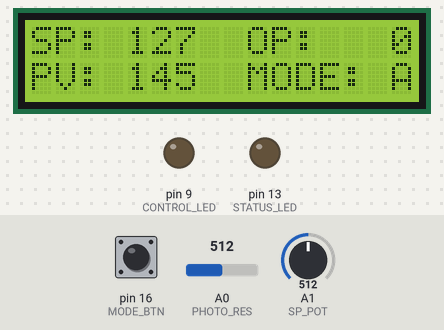
Simulated run of this sketch. Board: Arduino Uno, built with avr-gcc and run on an emulated ATmega328P. Parts: 16×2 character LCD, output pins drawn as LEDs (lit = HIGH). Inputs (shaded band) come from the test bench; at power-on: pin 16 (MODE_BTN) HIGH, A1 (SP_POT) = 512, A0 (PHOTO_RES) = 512. What the sketch prints to the serial monitor is not drawn.

Above: at 3.6 s.
3.7 s: pin 16 (MODE_BTN) pulled LOW for 0.15 s
At 4.1 s:
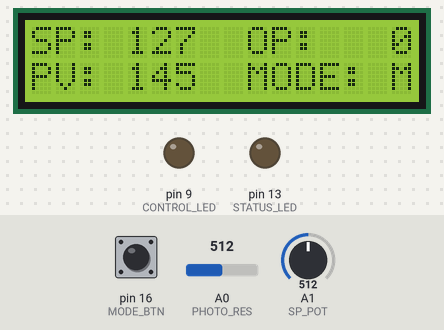
4.4 s: A1 (SP_POT) set to 716
At 5.8 s:
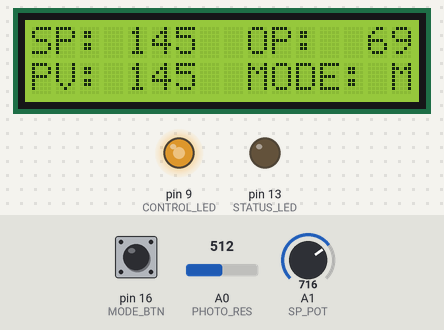
7.4 s: A1 (SP_POT) set to 900
At 9.0 s:
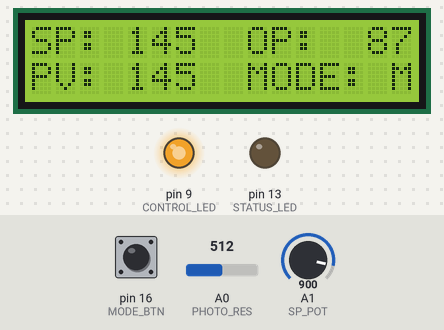
10.4 s: A1 (SP_POT) set to 511
At 11.8 s:
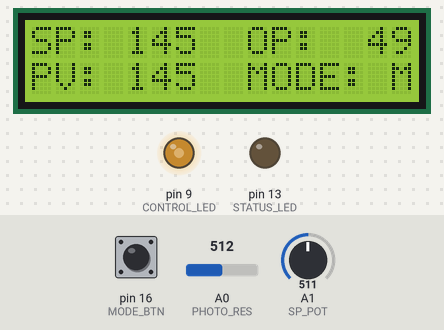
13.4 s: pin 16 (MODE_BTN) pulled LOW for 1 s
At 13.8 s:
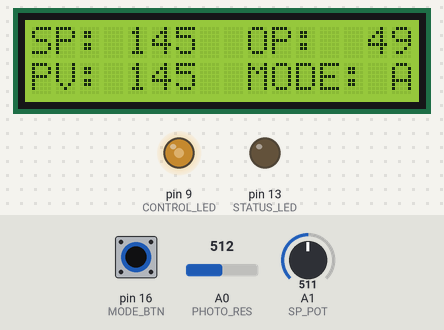
15.0 s: A1 (SP_POT) set to 122
At 16.0 s:
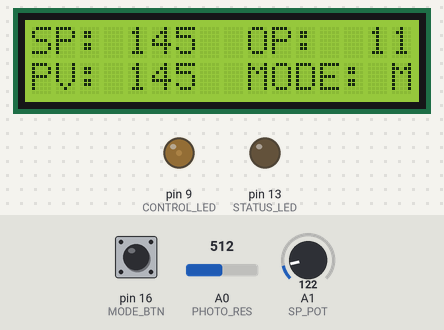
Timing chart, 0 to 18.0 s (numbered marks = the images above; inputs shaded):
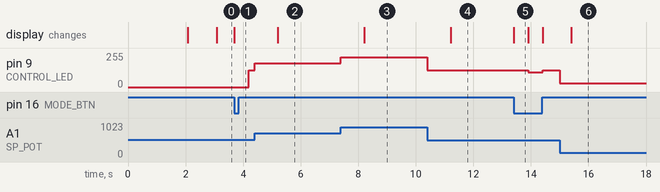

The sketch:

apenprosess_proto_01.ino
```cpp
// (licence header left out)
#include <PID_v1.h>
#include <LiquidCrystal.h>

// Globale konstanter
const char ID[8] = "AIC-001";// Navnet på kontroll-loopen vår
const int PHOTO_RES = A0;    // Inngangen som fotoresistoren er koblet til
const int MODE_BTN = 16;     // Knapp for å bytte mellom AUTO/MAN (16 = A2)
const int SP_POT = A1;       // Inngangen som potensiometeret er koblet til
const int CONTROL_LED = 9;   // LED-en som er utgangen i det regulerte systemet
const int STATUS_LED = 13;   // LED som brukes til å indikere systemstatus
const int SAMPLE_RATE = 1;   // Setter hvor ofte PID-loopen skal kjøre (millisekunder)
const int COM_DELAY = 1000;  // Hvor ofte vi sjekker/sender serielldata (millisekunder)
const int DATA_DEC = 0;      // Hvor mange desimaler vi skal bruke i data som sendes ut

// Tuning-parametre for PID-regulatoren
float Kp=0.8;   // Startverdi for proporsjonal-forsterkning
float Ki=100;   // Startverdi for integral-forsterkning
float Kd=0.001; // Startverdi for differensial-forsterkning

// Globale variabler for SP, PV og OP
float lightLevel;                  // Variabel som lagrer den målte lysverdien
float lightLevelFilterParam = 0.5; // Parameter som brukes til filtrering av måling
double Setpoint, Input, Output;    // Variabler for intern lagring av data

// Setter opp PID-regulatoren
// Input er er-verdien (PV)
// Output er pådragssignalet (OP)
// Setpoint er skal-verdien (SP)
PID myPID(&Input, &Output, &Setpoint, Kp, Ki, Kd, DIRECT);

// Variabler for å holde rede på tiden
unsigned long nowTime = 0;     // Lagerplass for tiden akkurat nå
unsigned long lastMessage = 0; // Tidspunkt for siste utskrift av data

/*
  I denne applikasjonen bruker vi et 16x2 LCD-display GDM1602K.
  Pinnene settes opp slik:
  1 til GND
  2 til 5V
  3 til til GND men med motstand som setter kontrast på skjerm
  4 til Arduino digital pinne 12
  5 til GND
  6 til Arduino digital pinne 11
  7 (ikke i bruk)
  8 (ikke i bruk)
  9 (ikke i bruk)
  10 (ikke i bruk)
  11 til Arduino digital pinne 5
  12 til Arduino digital pinne 4
  13 til Arduino digital pinne 3
  14 til Arduino digital pinne 2
  15 til 5V
  16 til GND
*/
LiquidCrystal lcd(12,11,5,4,3,2);

//========================================================================

void setup() {
  lightLevel = analogRead(PHOTO_RES);       // Les inn lysnivå
  Input = map(lightLevel, 0, 1024, 0, 255); // Skaler den innleste verdien
  Setpoint = map(analogRead(SP_POT), 0, 1024, 0, 255); // Hent SP fra pot
  myPID.SetMode(AUTOMATIC);         // Setter regulatoren i standard modus
  myPID.SetSampleTime(SAMPLE_RATE); // Setter samplingrate

  Serial.begin(9600);// Starter seriellkommunikasjon

  lcd.begin(16, 2);// Starter LCD
  lcd.setCursor(0,0);
  lcd.print("ApenProsess");// Velkomstmelding
  lcd.setCursor(0,1);
  lcd.print("Prototype #01");
  delay(2000);
  lcd.clear();     // Sletter skjerminnhold
  // Skriver inn tekst på LCD som skal stå fast hele tiden.
  lcd.setCursor(0,0);
  lcd.print("SP: ");
  lcd.setCursor(0,1);
  lcd.print("PV: ");
  lcd.setCursor(9,0);
  lcd.print("OP: ");
  lcd.setCursor(9,1);
  lcd.print("MODE: A");// Standard modus er AUTO

  pinMode(STATUS_LED, OUTPUT);
  pinMode(MODE_BTN, INPUT);

  lastMessage = millis(); // Tidsstempel
}

//========================================================================

void loop(){
  digitalWrite(STATUS_LED, LOW); // Slukker status-LED

  Setpoint = map(analogRead(SP_POT), 0, 1024, 0, 255); // Leser SP fra pot
  //lightLevel = analogRead(PHOTO_RES);       // Leser PV fra målesensor
  lightLevel = digFilter(lightLevel, analogRead(PHOTO_RES), lightLevelFilterParam);
  Input = map(lightLevel, 0, 900, 0, 255);  // Skalerer verdien fra målesensoren
  myPID.Compute();                          // Kjører PID-loopen
  if (myPID.GetMode() == MANUAL) {  // Sjekker om regulator står i manuell
    // Dette er en litt sær løsning hvor jeg gjenbruker pot-en til SP for å stille
    // regulatorutgangen OP direkte når den står i MAN. Løsninga gjør at det ikke
    // blir bumpless transfer, og denne koden må skrives om når vi skal lage en
    // skikkelig reguleringssløyfe senere.
    Output = Setpoint;              // Skriver verdien fra pot-en direkte til utgangen
    Setpoint = Input;               // SP følger PV når regulator er i manuell
  }
  analogWrite(CONTROL_LED, Output); // Skriver utgangen fra PID-regulatoren til LED-en

  if (digitalRead(MODE_BTN) == LOW) {   // Noen har trykket på knappen for modusskifte
    // OBS: dette gir ikke bumpless transfer, se kommentar ovenfor.
    if (myPID.GetMode() == AUTOMATIC) { // Hvis nåværende modus er AUTO, bytt til MAN
      myPID.SetMode(MANUAL);
      lcd.setCursor(15,1);
      lcd.print("M");
    } else {                            // Ellers: bytt til AUTO
      myPID.SetMode(AUTOMATIC);
      lcd.setCursor(15,1);
      lcd.print("A");
    }
    delay(500); // Vent litt, så operatøren rekker å slippe fingeren fra knappen
  }

  nowTime = millis(); // Sjekker tiden
  if (nowTime - lastMessage > COM_DELAY) {
    // Om det har gått lang nok tid, gjøres følgende:
    // -> Skriver data til seriellporten
    // -> Leser data fra seriellporten (regulatorparametre)
    // -> Skriver data til LCD-displayet
    digitalWrite(STATUS_LED, HIGH); // Tenn status-LED


    // Seriell-kommunikasjonen skal brukes i en Processing-sketch senere.
    Serial.print(ID);  // Sender navnet på kontroll-loopen først
    Serial.print(','); // Separerer alle data som sendes med et komma
    Serial.print(Setpoint, DATA_DEC); // SP
    Serial.print(',');                // ,
    Serial.print(Input, DATA_DEC);    // PV
    Serial.print(',');                // ,
    Serial.print(Output, DATA_DEC);   // OP
    Serial.print(',');                // ,
    // Avslutter med en kontrollsum og et linjeskift
    // Kode for kontrollsum er ikke ferdig (obs for avrundingsfeil)
    Serial.println((int)((Setpoint+Input)/(1+Output)));

    // Skriver oppdaterte verdier til LCD-display
    printToLCD(4,0,Setpoint);
    printToLCD(4,1,Input);
    printToLCD(13,0,map(Output, 0, 255, 0, 100));// Skalerer visning av utgangsignal 0-100 %

    // Sjekk om det er innkommende data og prosesser dette
    if (Serial.available() > 0) {
      for (int x=0; x<4; x++) {
        switch (x) {
          case 0:
            Kp = Serial.parseFloat();
            break;
          case 1:
            Ki = Serial.parseFloat();
            break;
          case 2:
            Kd = Serial.parseFloat();
            break;
          case 3:
            for (int y = Serial.available(); y == 0; y--) {
              Serial.read(); // Fjerner søppeldata som eventuelt er igjen
            }
            break;
        }
      }
      myPID.SetTunings(Kp, Ki, Kd); // Setter nye PID-parametre
    }
    lastMessage = nowTime; // Oppdater tidsstempel
  }
}

/* Funsjon for å skrive verdier til LCD.
 * For tall som er mindre enn 100 legges det til en blank foran tallet
 * For tall som er mindre enn 10 legges det til to blanke foran tallet
 * Gjør dette for å sikre at det ikke henger igjen noen tall på skjermen fra tidligere
*/
void printToLCD(int col, int row, double val) {
  lcd.setCursor(col, row);
  if (val < 10) {
    lcd.print("  ");
  } else if (val >= 10 && val < 100) {
    lcd.print(" ");
  }
  lcd.print(val,0);
}

/*
* Førsteordens digitalt filter
*
*/
float digFilter(float lastVal, float nowVal, float filtVal) {
  // Om vi ikke har noen god måling fra før, returnerer vi nå-verdien
  if (isnan(lastVal)) return nowVal;
  // Om det er noe galt med nå-verdien, returnerer vi forrige verdi
  if (isnan(nowVal)) return lastVal;
  // Bruk filterparameter for å beregne den filtrerte verdien
  return filtVal * lastVal + (1 - filtVal) * nowVal;
}
```

Measured:
- after the input at 3.7 s, pin 9 (CONTROL_LED): 0/255 → 127/255 after 0.50 s; the display: changes at once (image 1)
- after the input at 4.4 s, pin 9 (CONTROL_LED): 127/255 → 178/255 at once; the display: changes after 0.80 s (image 2)
- after the input at 7.4 s, pin 9 (CONTROL_LED): 178/255 → 224/255 at once; the display: changes after 0.81 s (image 3)
- after the input at 10.4 s, pin 9 (CONTROL_LED): 224/255 → 127/255 at once; the display: changes after 0.81 s (image 4)
- after the input at 13.4 s, pin 9 (CONTROL_LED): 127/255 → 110/255 after 0.50 s, → 127/255 0.50 s later; the display: changes at once (image 5)
- after the input at 15.0 s, pin 9 (CONTROL_LED): 127/255 → 30/255 at once; the display: changes after 0.41 s (image 6)
- what the display in image 5 shows lasts 0.5 s, from 13.4 s to 13.9 s
